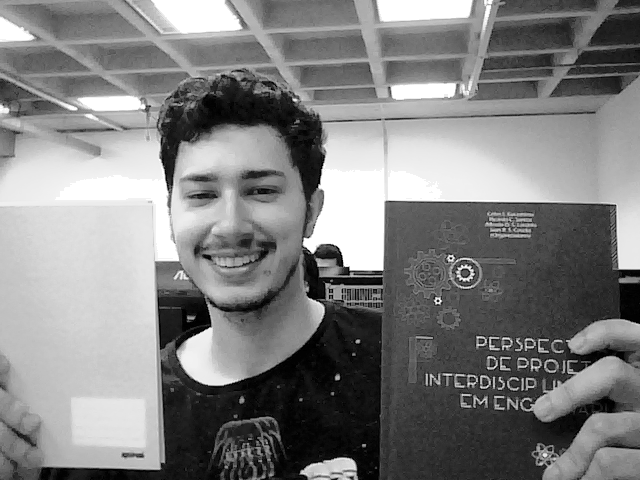
//> input picture lab4/codigo/item2/Equalized_Image_caio.png, 640 x 480 px
$ ./Historigrama ../item2/Equalized_Image_caio.png   (built with g++ and OpenCV 4)
//> lines starting //> are read from the running program, lines starting //| are printed output that depends on the picture
/**
 * @function calcHist_Demo.cpp
 * @brief Demo code to calculate and equalize histogram of a grayscale image
 */

#include "opencv2/highgui.hpp"
#include "opencv2/imgcodecs.hpp"
#include "opencv2/imgproc.hpp"
#include <iostream>

using namespace std;
using namespace cv;

/**
 * @function main
 */
int main(int argc, char** argv)
{
    //! [Load image]
    CommandLineParser parser(argc, argv, "{@input | ana3.jpeg | input image}");
    Mat src = imread(samples::findFile(parser.get<String>("@input")), IMREAD_COLOR);
//> src is the input picture: 480 rows x 640 cols, CV_8UC3; min 0, max 255, mean 128.3
    if (src.empty())
    {
        return EXIT_FAILURE;
    }
    //! [Load image]

    //! [Convert to grayscale]
    Mat gray;
    cvtColor(src, gray, COLOR_BGR2GRAY);
    //! [Convert to grayscale]

    //! [Compute histogram of grayscale image]
    int histSize = 256;
    float range[] = {0, 256};
    const float* histRange = {range};
    Mat gray_hist;
    calcHist(&gray, 1, 0, Mat(), gray_hist, 1, &histSize, &histRange);
//> gray_hist = 256 values, max 15931 at index 255, min 0 at index 1, mean 1200

    //! [Draw histogram for grayscale image]
    int hist_w = 512, hist_h = 400;
    int bin_w = cvRound((double)hist_w / histSize);
    Mat histImage(hist_h, hist_w, CV_8UC3, Scalar(0, 0, 0));

    normalize(gray_hist, gray_hist, 0, histImage.rows, NORM_MINMAX);
//> gray_hist = 256 values, max 400 at index 255, min 0 at index 1, mean 30.13

    for (int i = 1; i < histSize; i++)
    {
        line(histImage, Point(bin_w * (i - 1), hist_h - cvRound(gray_hist.at<float>(i - 1))),
             Point(bin_w * i, hist_h - cvRound(gray_hist.at<float>(i))),
             Scalar(255, 0, 0), 2, 8, 0);
    }
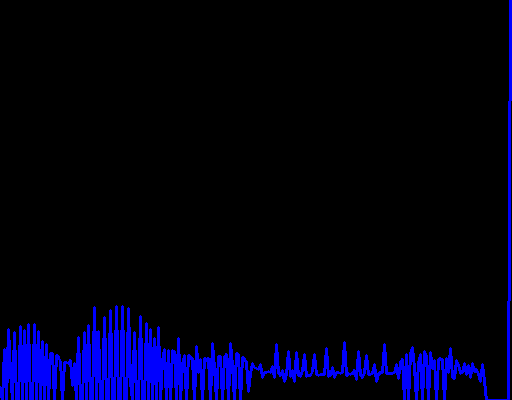
//> histImage: 400 rows x 512 cols, CV_8UC3; mean B, G, R 21, 0, 0
    //! [Draw histogram for grayscale image]

    //! [Apply Histogram Equalization]
    Mat equalized;
    equalizeHist(gray, equalized);
    //! [Apply Histogram Equalization]

    //! [Compute histogram of equalized image]
    Mat equalized_hist;
    calcHist(&equalized, 1, 0, Mat(), equalized_hist, 1, &histSize, &histRange);
//> equalized_hist = 256 values, max 15931 at index 255, min 0 at index 1, mean 1200

    //! [Draw histogram for equalized image]
    Mat equalizedHistImage(hist_h, hist_w, CV_8UC3, Scalar(0, 0, 0));
    normalize(equalized_hist, equalized_hist, 0, equalizedHistImage.rows, NORM_MINMAX);
//> equalized_hist has the same summary as gray_hist

    for (int i = 1; i < histSize; i++)
    {
        line(equalizedHistImage, Point(bin_w * (i - 1), hist_h - cvRound(equalized_hist.at<float>(i - 1))),
             Point(bin_w * i, hist_h - cvRound(equalized_hist.at<float>(i))),
             Scalar(255, 0, 0), 2, 8, 0);
    }
    //! [Draw histogram for equalized image]

    //! [Display results]
    imshow("Grayscale Image", gray);
    imshow("Grayscale Histogram", histImage);
    imshow("Equalized Image", equalized);
    imshow("Equalized Histogram", equalizedHistImage);

    //! [Save images on key press]
    cout << "Press 's' to save images.\n";
    char key = (char)waitKey(0); // waits indefinitely for a key press
//> the space key is pressed
    if (key == 's' || key == 'S')
    {
        imwrite("Grayscale_Image.png", gray);
        imwrite("Equalized_Image.png", equalized);
        imwrite("Grayscale_Histogram.png", histImage);
        imwrite("Equalized_Histogram.png", equalizedHistImage);
        cout << "Images saved successfully.\n";
    }
    //! [Save images on key press]

    return 0;
}
